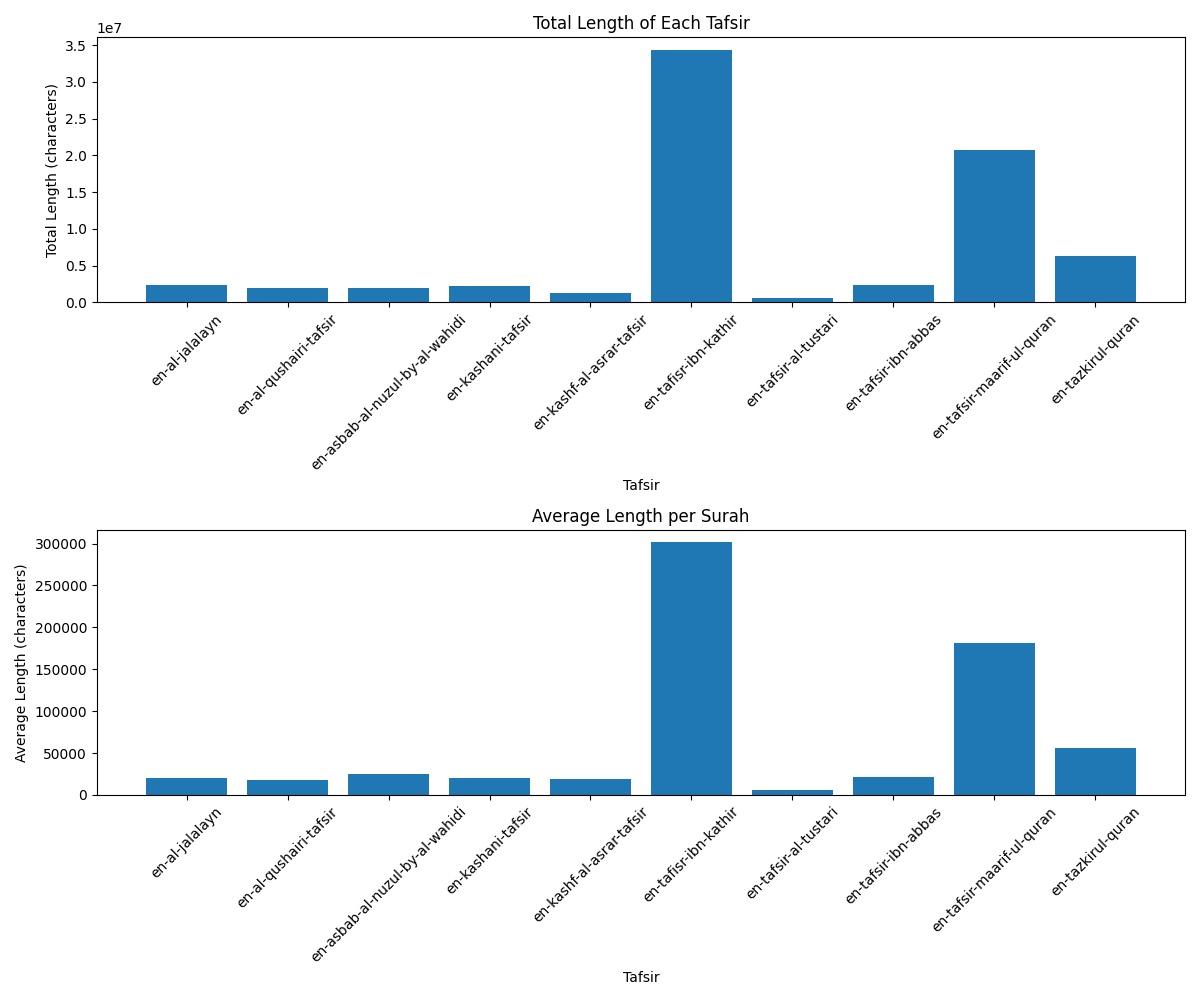

Reproduce this figure in Python.
import json
import os
from pathlib import Path
import pandas as pd
import matplotlib.pyplot as plt

def analyze_tafsir_lengths():
    """
    Analyze and compare the lengths of different tafsirs from JSON files.
    Returns a dictionary with statistics for each tafsir.
    """
    tafsir_dir = Path("tafsir")
    tafsir_stats = {}
    
    # Get all tafsir directories
    tafsir_paths = [d for d in tafsir_dir.iterdir() if d.is_dir()]
    
    for tafsir_path in tafsir_paths:
        tafsir_name = tafsir_path.name
        total_length = 0
        verse_count = 0
        surah_lengths = {}
        
        # Process only JSON files in the root of each tafsir directory
        json_files = [f for f in tafsir_path.glob("*.json")]
        
        for json_file in json_files:
            try:
                with open(json_file, 'r', encoding='utf-8') as f:
                    data = json.load(f)
                    
                    # Calculate length of text content
                    if isinstance(data, dict):
                        text_content = json.dumps(data, ensure_ascii=False)
                        length = len(text_content)
                        surah_num = json_file.stem  # Get surah number from filename
                        surah_lengths[surah_num] = length
                        total_length += length
                        verse_count += len(data)
            except Exception as e:
                print(f"Error processing {json_file}: {str(e)}")
                continue
        
        if surah_lengths:
            tafsir_stats[tafsir_name] = {
                'total_length': total_length,
                'average_length': total_length / len(surah_lengths) if len(surah_lengths) > 0 else 0,
                'surah_lengths': surah_lengths,
                'verse_count': verse_count
            }
    
    return tafsir_stats

def visualize_results(stats):
    """
    Create visualizations for the tafsir analysis results.
    """
    # Prepare data for plotting
    tafsirs = list(stats.keys())
    total_lengths = [stats[t]['total_length'] for t in tafsirs]
    avg_lengths = [stats[t]['average_length'] for t in tafsirs]
    
    # Create figure with two subplots
    fig, (ax1, ax2) = plt.subplots(2, 1, figsize=(12, 10))
    
    # Plot total lengths
    bars1 = ax1.bar(tafsirs, total_lengths)
    ax1.set_title('Total Length of Each Tafsir')
    ax1.set_xlabel('Tafsir')
    ax1.set_ylabel('Total Length (characters)')
    ax1.tick_params(axis='x', rotation=45)
    
    # Plot average lengths
    bars2 = ax2.bar(tafsirs, avg_lengths)
    ax2.set_title('Average Length per Surah')
    ax2.set_xlabel('Tafsir')
    ax2.set_ylabel('Average Length (characters)')
    ax2.tick_params(axis='x', rotation=45)
    
    plt.tight_layout()
    return fig

def main():
    # Analyze tafsir lengths
    stats = analyze_tafsir_lengths()
    
    # Print detailed statistics
    print("\nTafsir Analysis Results:")
    print("=" * 50)
    
    # Convert to pandas DataFrame for better display
    results_df = pd.DataFrame({
        'Total Length': [stats[t]['total_length'] for t in stats],
        'Average Length': [stats[t]['average_length'] for t in stats],
        'Verse Count': [stats[t]['verse_count'] for t in stats]
    }, index=stats.keys())
    
    # Sort by total length
    results_df = results_df.sort_values('Total Length', ascending=False)
    
    # Print results
    print("\nOverall Statistics:")
    print(results_df)
    
    # Print detailed comparison
    print("\nDetailed Comparison:")
    for tafsir_name, data in sorted(stats.items(), 
                                  key=lambda x: x[1]['total_length'], 
                                  reverse=True):
        print(f"\n{tafsir_name}:")
        print(f"Total Length: {data['total_length']:,} characters")
        print(f"Average Length per Surah: {data['average_length']:,.2f} characters")
        print(f"Number of verses covered: {data['verse_count']}")
    
    # Create visualizations
    fig = visualize_results(stats)
    
    # Save the plot
    fig.savefig('tafsir_analysis.png')
    print("\nVisualization saved as 'tafsir_analysis.png'")

if __name__ == "__main__":
    main() 